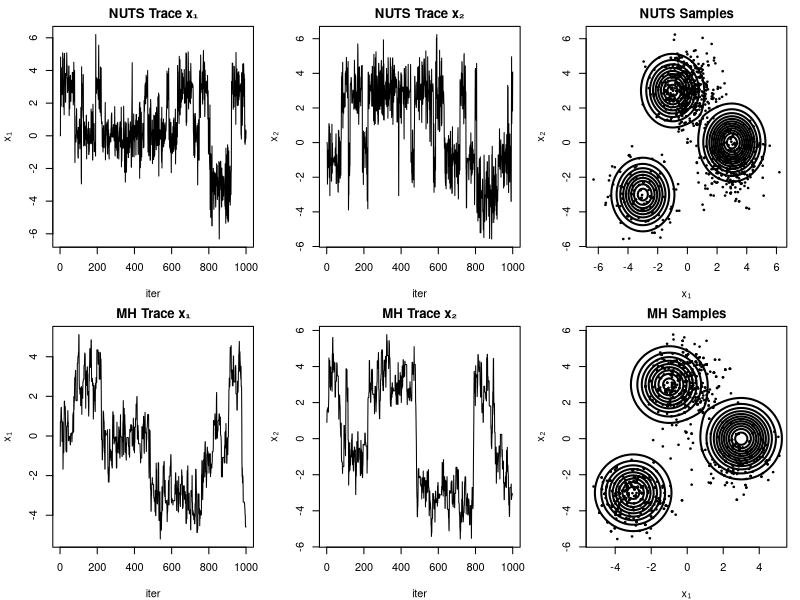

The R source for this figure:
library(mvtnorm)


# No-U-Turn sampler

leapfrog <- function(theta, r, grad_log_prob, eps) {
  r_half   <- r + 0.5 * eps * grad_log_prob(theta)
  theta_new<- theta + eps * r_half
  r_new    <- r_half + 0.5 * eps * grad_log_prob(theta_new)
  list(theta = theta_new, r = r_new)
}

find_reasonable_epsilon <- function(theta, grad_log_prob, log_prob) {
  eps <- 1
  r   <- rnorm(length(theta))
  lp0 <- log_prob(theta) - 0.5 * sum(r^2)
  lf  <- leapfrog(theta, r, grad_log_prob, eps)
  lp1 <- log_prob(lf$theta) - 0.5 * sum(lf$r^2)
  a   <- exp(lp1 - lp0)
  dir <- if (a > 0.5) 1 else -1
  while (a^dir > 2^(-dir)) {
    eps <- eps * 2^dir
    lf  <- leapfrog(theta, r, grad_log_prob, eps)
    lp1 <- log_prob(lf$theta) - 0.5 * sum(lf$r^2)
    a   <- exp(lp1 - lp0)
  }
  eps
}

build_tree <- function(theta, r, u, v, j, eps, log_prob, grad_log_prob, delta_max = 1000) {
  if (j == 0) {
    lf <- leapfrog(theta, r, grad_log_prob, v * eps)
    lp <- log_prob(lf$theta) - 0.5 * sum(lf$r^2)
    n  <- as.integer(u <= exp(lp))
    s  <- as.integer(lp - log(u) > -delta_max)
    alpha <- min(1, exp(lp - (log_prob(theta) - 0.5*sum(r^2))))
    list(theta_minus = lf$theta, r_minus = lf$r,
         theta_plus  = lf$theta, r_plus  = lf$r,
         theta_prop  = lf$theta, n_prop  = n,
         s_prop      = s,     alpha    = alpha,
         n_alpha     = 1)
  } else {
    bt1 <- build_tree(theta, r, u, v, j-1, eps, log_prob, grad_log_prob, delta_max)
    if (bt1$s_prop == 1) {
      if (v == -1) {
        bt2 <- build_tree(bt1$theta_minus, bt1$r_minus, u, v, j-1, eps, log_prob, grad_log_prob, delta_max)
        theta_minus <- bt2$theta_minus; r_minus <- bt2$r_minus
        theta_plus  <- bt1$theta_plus;  r_plus  <- bt1$r_plus
      } else {
        bt2 <- build_tree(bt1$theta_plus, bt1$r_plus, u, v, j-1, eps, log_prob, grad_log_prob, delta_max)
        theta_minus <- bt1$theta_minus; r_minus <- bt1$r_minus
        theta_plus  <- bt2$theta_plus;  r_plus  <- bt2$r_plus
      }
      den  <- bt1$n_prop + bt2$n_prop
      if (den > 0) {
        if (runif(1) < bt2$n_prop / den) {
          theta_prop <- bt2$theta_prop
        } else {
          theta_prop <- bt1$theta_prop
        }
      } else {
        theta_prop <- bt1$theta_prop
      }
      r_sum <- bt2$r_plus + bt2$r_minus
      s_prop <- as.integer(bt1$s_prop == 1 && bt2$s_prop == 1 &&
                             sum(r_sum * (bt2$theta_plus - bt2$theta_minus)) >= 0)
      list(theta_minus = theta_minus, r_minus = r_minus,
           theta_plus  = theta_plus,  r_plus  = r_plus,
           theta_prop  = theta_prop,
           n_prop      = bt1$n_prop + bt2$n_prop,
           s_prop      = s_prop,
           alpha       = bt1$alpha + bt2$alpha,
           n_alpha     = bt1$n_alpha + bt2$n_alpha)
    } else {
      bt1
    }
  }
}

nuts <- function(log_prob, grad_log_prob, theta0, n_iter, adapt_steps = floor(n_iter/2),
                 delta = 0.65, max_depth = 10) {
  d <- length(theta0)
  samples <- matrix(NA, n_iter, d)
  theta <- theta0
  eps   <- find_reasonable_epsilon(theta, grad_log_prob, log_prob)
  mu    <- log(10 * eps)
  eps_bar <- 1
  H_bar   <- 0
  gamma <- 0.05; t0 <- 10; kappa <- 0.75
  
  for (i in 1:n_iter) {
    r0 <- rnorm(d)
    joint0 <- log_prob(theta) - 0.5 * sum(r0^2)
    u <- exp(joint0) * runif(1)
    theta_minus <- theta; theta_plus <- theta
    r_minus <- r0;       r_plus   <- r0
    theta_prop <- theta
    j <- 0; n_prop <- 1; s_prop <- 1; alpha_sum <- 0; n_alpha_sum <- 0
    
    while (s_prop == 1 && j < max_depth) {
      v <- sample(c(-1,1),1)
      if (v == -1) {
        bt <- build_tree(theta_minus, r_minus, u, v, j, eps, log_prob, grad_log_prob)
        theta_minus <- bt$theta_minus; r_minus <- bt$r_minus
      } else {
        bt <- build_tree(theta_plus, r_plus, u, v, j, eps, log_prob, grad_log_prob)
        theta_plus  <- bt$theta_plus;  r_plus  <- bt$r_plus
      }
      if (bt$s_prop == 1 && runif(1) < bt$n_prop / n_prop) {
        theta_prop <- bt$theta_prop
      }
      n_prop    <- n_prop + bt$n_prop
      s_prop    <- bt$s_prop * as.integer(sum((theta_plus - theta_minus)*r_minus)>=0) *
        as.integer(sum((theta_plus - theta_minus)*r_plus )>=0)
      alpha_sum   <- alpha_sum + bt$alpha
      n_alpha_sum <- n_alpha_sum + bt$n_alpha
      j <- j + 1
    }
    
    acc_rate <- alpha_sum / n_alpha_sum
    if (i <= adapt_steps) {
      H_bar <- (1 - 1/(i + t0)) * H_bar + (delta - acc_rate)/(i + t0)
      log_eps <- mu - sqrt(i)/gamma * H_bar
      eta <- i^(-kappa)
      eps_bar <- exp((1 - eta) * log(eps_bar) + eta * log_eps)
      eps <- exp(log_eps)
    } else {
      eps <- eps_bar
    }
    
    theta <- theta_prop
    samples[i, ] <- theta
    cat(sprintf("Iter %d: eps=%.5f, acc=%.3f\n", i, eps, acc_rate))
    
  }
  samples
}

# Metropolis Hastings sampler

mh_sampler <- function(log_prob, initial_theta, n_samples, proposal_sd=1) {
  samples <- numeric(n_samples); theta <- initial_theta
  lp_curr <- log_prob(theta)
  for (i in 1:n_samples) {
    prop <- rnorm(1, theta, proposal_sd); lp_prop <- log_prob(prop)
    if (runif(1) < exp(lp_prop-lp_curr)) { theta <- prop; lp_curr <- lp_prop }
    samples[i] <- theta
  }
  samples
}


# # Multimodal target: 0.5·N(-3,1)+0.5·N(3,1)
# log_prob <- function(x) {
#   lp1 <- dnorm(x, -3,1, log=TRUE)+log(0.5)
#   lp2 <- dnorm(x,  3,1, log=TRUE)+log(0.5)
#   m <- max(lp1, lp2); m + log(exp(lp1-m)+exp(lp2-m))
# }
# grad_log_prob <- function(x) {
#   lp1 <- dnorm(x,-3,1,log=TRUE); lp2 <- dnorm(x,3,1,log=TRUE)
#   p1 <- exp(lp1-max(lp1,lp2)); p2 <- exp(lp2-max(lp1,lp2))
#   w1 <- p1/(p1+p2); w2 <- p2/(p1+p2)
#   w1 * (-(x+3)) + w2 * (-(x-3))
# }
# 
# 
# # Run samplers and compare
# set.seed(123)
# n_iter <- 2000
# nuts_samps <- nuts(log_prob, grad_log_prob, theta0=0, n_iter=n_iter)
# mh_samps   <- mh_sampler(log_prob, initial_theta=0, n_samples=n_iter, proposal_sd=1)
# 
# par(mfrow=c(2,2))
# plot(nuts_samps, type="l", main="NUTS Trace")
# plot(mh_samps,   type="l", main="MH Trace")
# hist(nuts_samps, breaks=50, freq=FALSE, xlim=c(-6,6), main="NUTS Density")
# curve(0.5*dnorm(x,-3,1)+0.5*dnorm(x,3,1), add=TRUE, lwd=2)
# hist(mh_samps, breaks=50, freq=FALSE, xlim=c(-6,6), main="MH Density")
# curve(0.5*dnorm(x,-3,1)+0.5*dnorm(x,3,1), add=TRUE, lwd=2)
# 
# 
# 
# 
# # Multivariate example: 2D banana‐shaped distribution
# log_prob_banana <- function(x) {
#   # x is length‐2 vector
#   y1 <- x[1] / 1
#   y2 <- x[2] + 0.03 * (x[1]^2 - 100)
#   -0.5 * (y1^2 + y2^2)
# }
# grad_log_prob_banana <- function(x) {
#   y1 <- x[1]
#   y2 <- x[2] + 0.03 * (x[1]^2 - 100)
#   d1 <- -y1 - 0.06 * x[1] * y2
#   d2 <- -y2
#   c(d1, d2)
# }
# 
# # assume `nuts` is the function you defined above
# set.seed(123)
# samples2d <- nuts(
#   log_prob      = log_prob_banana,
#   grad_log_prob = grad_log_prob_banana,
#   theta0        = c(0, 0),
#   n_iter        = 2000,
#   delta         = 0.65,
#   max_depth     = 8
# )
# 
# # visualize
# par(mfrow = c(1,2))
# plot(samples2d[,1], type="l", main="Trace of x_1")
# plot(samples2d[,2], type="l", main="Trace of x_2")



mh_sampler <- function(log_prob, initial_theta, n_samples, proposal_sd = 1) {
  d       <- length(initial_theta)
  samples <- matrix(NA, n_samples, d)
  theta   <- initial_theta
  lp_curr <- log_prob(theta)
  for (i in 1:n_samples) {
    prop    <- theta + rnorm(d, 0, proposal_sd)
    lp_prop <- log_prob(prop)
    if (runif(1) < exp(lp_prop - lp_curr)) {
      theta   <- prop
      lp_curr <- lp_prop
    }
    samples[i,] <- theta
  }
  samples
}



# Three-peak 2D Gaussian mixture
weights <- c(0.3, 0.4, 0.3)
means   <- list(c(-3, -3), c(0, 3), c(3, -1))
Sigma   <- diag(2); Sigma_inv <- solve(Sigma)

log_prob_2d <- function(x) {
  lp <- sapply(1:3, function(i)
    log(weights[i]) + dmvnorm(x, means[[i]], Sigma, log = TRUE)
  )
  m <- max(lp); m + log(sum(exp(lp - m)))
}
grad_log_prob_2d <- function(x) {
  lp   <- sapply(1:3, function(i)
    log(weights[i]) + dmvnorm(x, means[[i]], Sigma, log = TRUE)
  )
  m    <- max(lp)
  w    <- exp(lp - m); w <- w / sum(w)
  grads <- sapply(1:3, function(i) -Sigma_inv %*% (x - means[[i]]))
  as.numeric(grads %*% w)
}

# Run samplers
set.seed(123)
n_iter     <- 1000
nuts_samps <- nuts(log_prob_2d, grad_log_prob_2d, theta0 = c(0,0), n_iter = n_iter)
mh_samps   <- mh_sampler(log_prob_2d, initial_theta = c(0,0), n_samples = n_iter, proposal_sd = 1)

# True density grid
grid_pts <- 100
x1 <- seq(-6, 6, length = grid_pts)
x2 <- seq(-6, 6, length = grid_pts)
gr <- expand.grid(x1, x2)
z  <- matrix(
  apply(gr, 1, function(xx)
    sum(sapply(1:3, function(i)
      weights[i] * dmvnorm(xx, means[[i]], Sigma)
    ))
  ),
  nrow = grid_pts, byrow = TRUE
)

# Visualization
par(mfrow = c(2, 3), mar = c(4, 4, 2, 1))
plot(nuts_samps[,1], type="l", main="NUTS Trace x₁", xlab="iter", ylab="x₁")
plot(nuts_samps[,2], type="l", main="NUTS Trace x₂", xlab="iter", ylab="x₂")
plot(nuts_samps, pch=20, cex=0.5, main="NUTS Samples", xlab="x₁", ylab="x₂")
contour(x1, x2, z, add=TRUE, drawlabels=FALSE, lwd=2)
plot(mh_samps[,1], type="l", main="MH Trace x₁", xlab="iter", ylab="x₁")
plot(mh_samps[,2], type="l", main="MH Trace x₂", xlab="iter", ylab="x₂")
plot(mh_samps, pch=20, cex=0.5, main="MH Samples", xlab="x₁", ylab="x₂")
contour(x1, x2, z, add=TRUE, drawlabels=FALSE, lwd=2)


